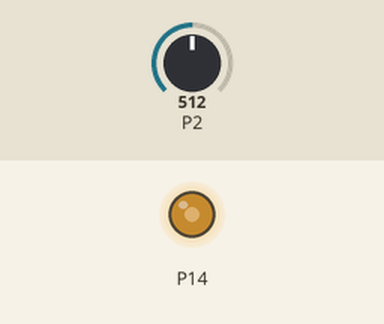
Recording of a program running on a simulated BBC micro:bit running MicroPython. On the bench: output pins drawn as LEDs (lit = HIGH). The test bench sets the inputs (shaded band); at power-on: P2 = 512 (analog values on the 0–1023 scale).

Above: at 1.2 s.
1.3 s: P2 set to 716
At 2.0 s:
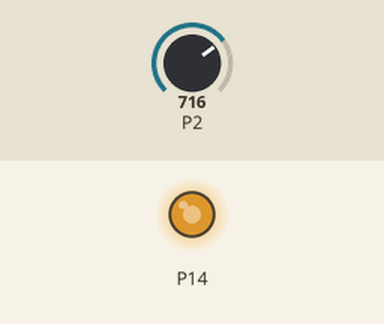
2.8 s: P2 set to 900
At 4.0 s:
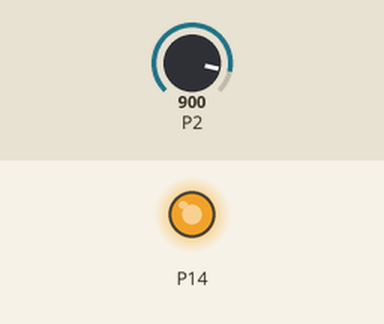
4.3 s: P2 set to 122
At 5.1 s:
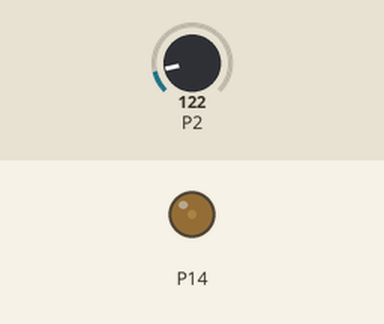
5.8 s: P2 set to 0
At 6.8 s:
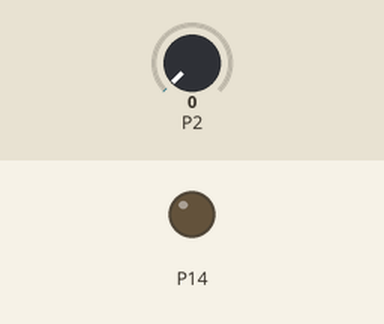
Timing chart, 0 to 8.3 s (numbered marks = the images above; inputs shaded):
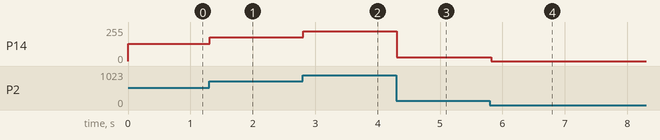

Measured:
- after the input at 1.3 s, P14: 128/255 → 178/255 at once
- after the input at 2.8 s, P14: 178/255 → 224/255 at once
- after the input at 4.3 s, P14: 224/255 → 30/255 at once
- after the input at 5.8 s, P14: 30/255 → 0/255 at once

The program:

main.py
```python
from microbit import *

display.off()

while True:
    pin14.write_analog(pin2.read_analog())
    sleep(20)
```
